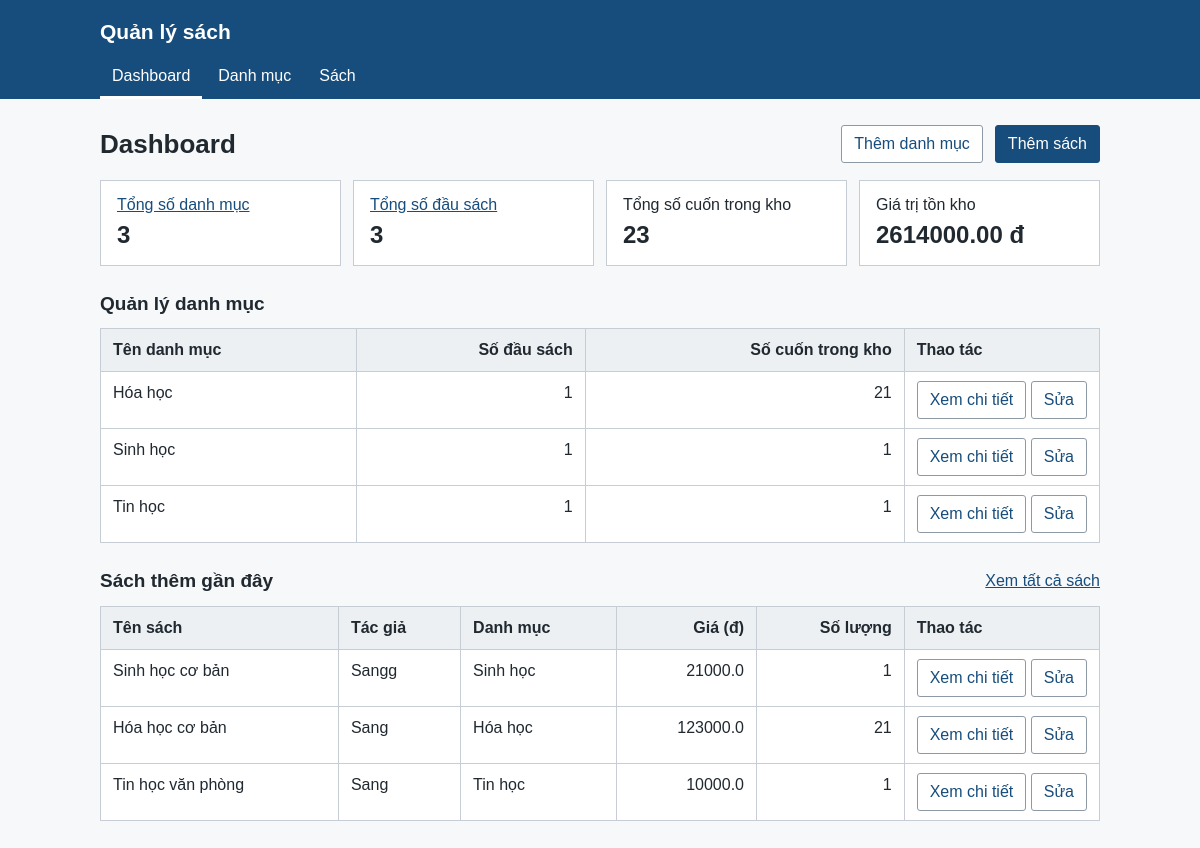
Before: / with the older database file.
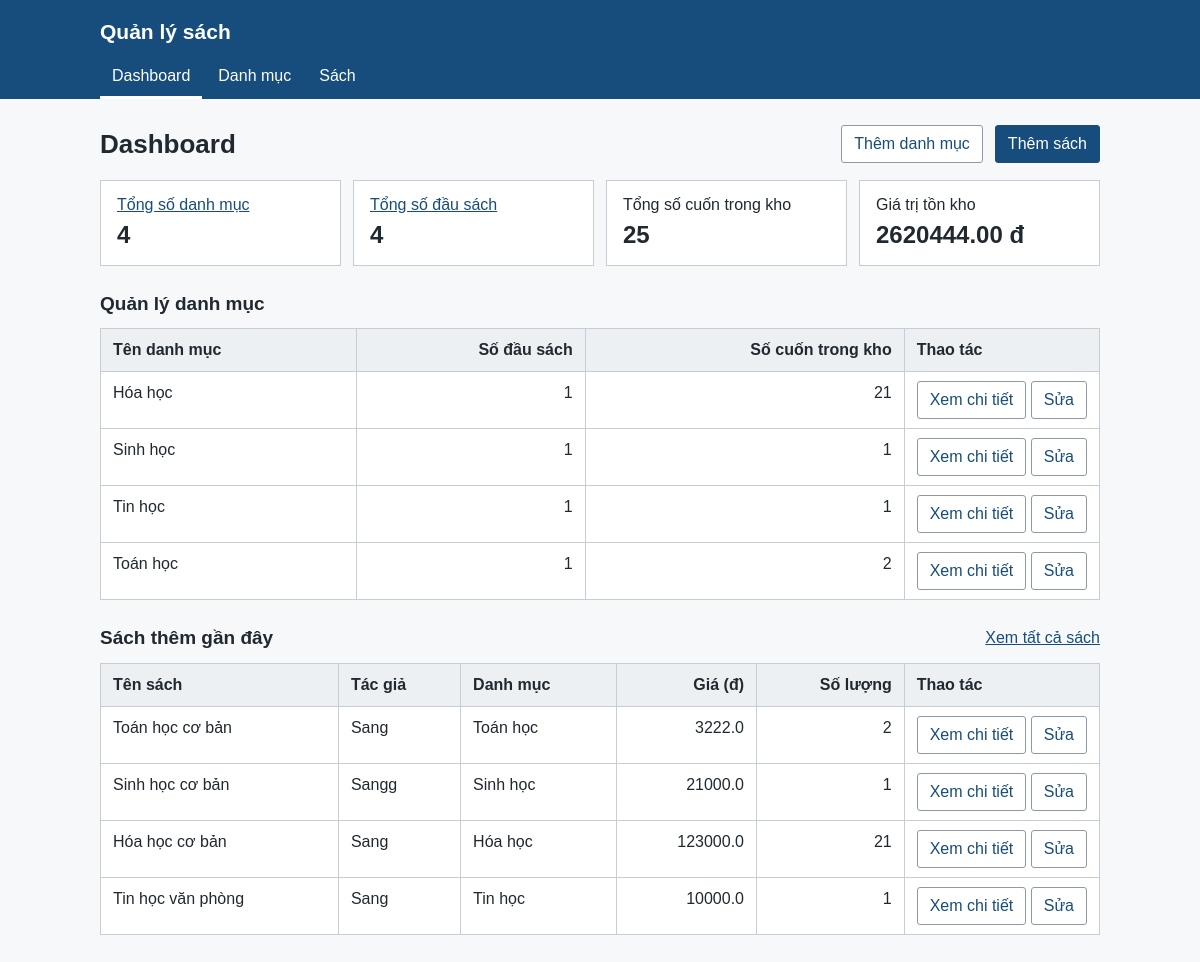
After: the same page with the newer database file.
### tables this page shows
CREATE TABLE categories (
                id INTEGER PRIMARY KEY AUTOINCREMENT,
                name TEXT NOT NULL UNIQUE,
                description TEXT
            );

CREATE TABLE books (
                id INTEGER PRIMARY KEY AUTOINCREMENT,
                title TEXT NOT NULL,
                author TEXT,
                price REAL NOT NULL CHECK (price >= 0),
                quantity INTEGER NOT NULL DEFAULT 0 CHECK (quantity >= 0),
                category_id INTEGER NOT NULL,
                FOREIGN KEY (category_id) REFERENCES categories(id) ON DELETE RESTRICT
            );

### app.py (the view)
@app.get("/")
def dashboard():
    with closing(get_connection()) as connection:
        total_categories = connection.execute("SELECT COUNT(*) FROM categories").fetchone()[0]
        total_books, total_quantity, inventory_value = connection.execute("""
            SELECT COUNT(*), COALESCE(SUM(quantity), 0),
                   COALESCE(SUM(price * quantity), 0)
            FROM books
        """).fetchone()
        categories = connection.execute("""
            SELECT categories.id, categories.name, COUNT(books.id) AS book_count,
                   COALESCE(SUM(books.quantity), 0) AS total_quantity
            FROM categories
            LEFT JOIN books ON books.category_id = categories.id
            GROUP BY categories.id
            ORDER BY categories.name
        """).fetchall()
        recent_books = connection.execute(
            BOOKS_WITH_CATEGORY + " ORDER BY books.id DESC LIMIT 5"
        ).fetchall()
    return render_template("dashboard.html", total_categories=total_categories,
                           total_books=total_books, total_quantity=total_quantity,
                           inventory_value=inventory_value, categories=categories,
                           recent_books=recent_books)

### database.py (called while the page is built)
def get_connection():
    connection = sqlite3.connect(DATABASE_PATH)
    connection.row_factory = sqlite3.Row
    connection.execute("PRAGMA foreign_keys = ON")
    return connection

### templates/dashboard.html (shortened to what this page needs)
{% extends "base.html" %}
{% block content %}
<div class="page-heading">
    <h1>Dashboard</h1>
    <div class="form-actions">
        <a class="button secondary" href="{{ url_for('category_form') }}">Thêm danh mục</a>
        <a class="button" href="{{ url_for('book_form') }}">Thêm sách</a>
    </div>
</div>
<div class="totals dashboard-totals">
    <div class="total">
        <a href="{{ url_for('categories') }}">Tổng số danh mục</a>
        <strong>{{ total_categories }}</strong>
    </div>
    <div class="total">
        <a href="{{ url_for('books') }}">Tổng số đầu sách</a>
        <strong>{{ total_books }}</strong>
    </div>
    <div class="total">
        Tổng số cuốn trong kho
        <strong>{{ total_quantity }}</strong>
    </div>
    <div class="total">
        Giá trị tồn kho
        <strong>{{ '%.2f'|format(inventory_value) }} đ</strong>
    </div>
</div>
<h2>Quản lý danh mục</h2>
<div class="table-wrapper">
    <table>
        <thead>
            <tr>
                <th scope="col">Tên danh mục</th>
                <th scope="col" class="number">Số đầu sách</th>
                <th scope="col" class="number">Số cuốn trong kho</th>
                <th scope="col">Thao tác</th>
            </tr>
        </thead>
        <tbody>
            {% for category in categories %}
            <tr>
                <td>{{ category.name }}</td>
                <td class="number">{{ category.book_count }}</td>
                <td class="number">{{ category.total_quantity }}</td>
                <td class="actions">
                    <a class="button secondary" href="{{ url_for('category_detail', id=category.id) }}">Xem chi tiết</a>
                    <a class="button secondary" href="{{ url_for('category_form', id=category.id) }}">Sửa</a>
                </td>
            </tr>
            {% else %}
            <tr><td colspan="4">Chưa có danh mục.</td></tr>
            {% endfor %}
        </tbody>
    </table>
</div>
<div class="page-heading dashboard-books-heading">
    <h2>Sách thêm gần đây</h2>
    <a href="{{ url_for('books') }}">Xem tất cả sách</a>
</div>
<div class="table-wrapper">
    <table>
        <thead>
            <tr>
                <th scope="col">Tên sách</th>
                <th scope="col">Tác giả</th>
                <th scope="col">Danh mục</th>
                <th scope="col" class="number">Giá (đ)</th>
                <th scope="col" class="number">Số lượng</th>
                <th scope="col">Thao tác</th>
            </tr>
        </thead>
        <tbody>
            {% for book in recent_books %}
            <tr>
                <td>{{ book.title }}</td>
                <td>{{ book.author or '' }}</td>
                <td>{{ book.category_name }}</td>
                <td class="number">{{ book.price }}</td>
                <td class="number">{{ book.quantity }}</td>
                <td class="actions">
                    <a class="button secondary" href="{{ url_for('book_detail', id=book.id) }}">Xem chi tiết</a>
                    <a class="button secondary" href="{{ url_for('book_form', id=book.id) }}">Sửa</a>
                </td>
            </tr>
            {% else %}
            <tr><td colspan="6">Chưa có sách nào</td></tr>
            {% endfor %}
        </tbody>
    </table>
</div>
{% endblock %}

### templates/base.html (shortened to what this page needs)
<!doctype html>
<html lang="vi">
<head>
    <link rel="stylesheet" href="{{ url_for('static', filename='style.css') }}">
</head>
<body>
    <header class="site-header">
        <div class="container">
            <p class="site-name">Quản lý sách</p>
            <nav aria-label="Điều hướng chính">
                <a href="{{ url_for('dashboard') }}"{% if request.endpoint == 'dashboard' %} aria-current="page"{% endif %}>Dashboard</a>
                <a href="{{ url_for('categories') }}"{% if request.endpoint == 'categories' %} aria-current="page"{% endif %}>Danh mục</a>
                <a href="{{ url_for('books') }}"{% if request.endpoint == 'books' %} aria-current="page"{% endif %}>Sách</a>
            </nav>
        </div>
    </header>
    <main class="container">
        {% block content %}{% endblock %}
    </main>
</body>
</html>

### static/style.css (style rules this page uses)
* { box-sizing: border-box; }
body { margin: 0; background: #f7f8fa; color: #202830; font: 16px/1.5 Arial, sans-serif; }
a { color: #174d7c; }
.container { width: 92%; max-width: 1000px; margin: 0 auto; }
.site-header { background: #174d7c; color: white; padding-top: 16px; }
.site-name { margin: 0 0 8px; font-size: 21px; font-weight: bold; }
nav { display: flex; gap: 4px; }
nav a { color: white; padding: 8px 12px; text-decoration: none; border-bottom: 3px solid transparent; }
nav a:hover, nav a[aria-current="page"] { border-bottom-color: white; }
main { padding: 26px 0 40px; }
h1 { margin: 0 0 18px; font-size: 26px; }
h2 { margin: 24px 0 10px; font-size: 19px; }
.page-heading, .totals, .filter, .form-actions { display: flex; flex-wrap: wrap; align-items: center; gap: 12px; }
.page-heading { justify-content: space-between; margin-bottom: 16px; }
.page-heading h1 { margin: 0; }
.total { background: white; border: 1px solid #c6cdd4; padding: 12px 16px; min-width: 180px; }
.total strong { display: block; font-size: 24px; }
.dashboard-totals { display: grid; grid-template-columns: repeat(4, minmax(0, 1fr)); align-items: stretch; }
.dashboard-totals .total { min-width: 0; overflow-wrap: anywhere; }
.dashboard-books-heading { margin: 24px 0 10px; }
.dashboard-books-heading h2 { margin: 0; }
.table-wrapper { overflow-x: auto; }
table { width: 100%; border-collapse: collapse; background: white; }
th, td { border: 1px solid #c6cdd4; padding: 9px 12px; text-align: left; vertical-align: top; }
th { background: #edf0f3; }
.number { text-align: right; }
.actions { width: 1%; white-space: nowrap; }
button, .button { display: inline-block; padding: 6px 12px; border: 1px solid #174d7c; border-radius: 3px; background: #174d7c; color: white; font: inherit; text-decoration: none; cursor: pointer; }
.secondary { background: white; border-color: #8d9aa6; color: #174d7c; }

Changed rows visible on the page:
added categories: name "Toán học", book_count "1", total_quantity "2"
added books: title "Toán học cơ bản", author "Sang", category_name "Toán học", price "3222.0", quantity "2"
Other visible differences:
{{ total_categories }}: "3" → "4"
{{ total_books }}: "3" → "4"
{{ total_quantity }}: "23" → "25"
{{ '%.2f'|format(inventory_value) }}: "2614000.00" → "2620444.00"
